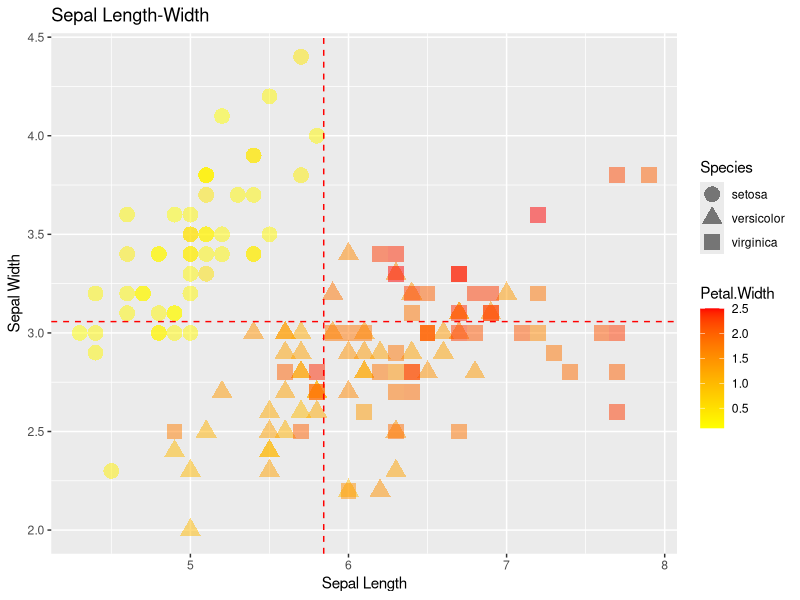

Here is the R script that generated this plot:


# loading libraries
library(data.table)
library(ggplot2)

irisDT <- as.data.table(iris)


scatter <- ggplot(data=irisDT, aes(x = Sepal.Length, y = Sepal.Width)) + 
	geom_point(aes(color = Petal.Width, shape = Species), size = 5, alpha = I(1/2)) +
        geom_vline(aes(xintercept = mean(Sepal.Length)), color = "red", linetype = "dashed") +
        geom_hline(aes(yintercept = mean(Sepal.Width)), color = "red", linetype = "dashed") +
        scale_color_gradient(low = "yellow", high = "red") +
        xlab("Sepal Length") +  ylab("Sepal Width") +
        ggtitle("Sepal Length-Width")

scatter



